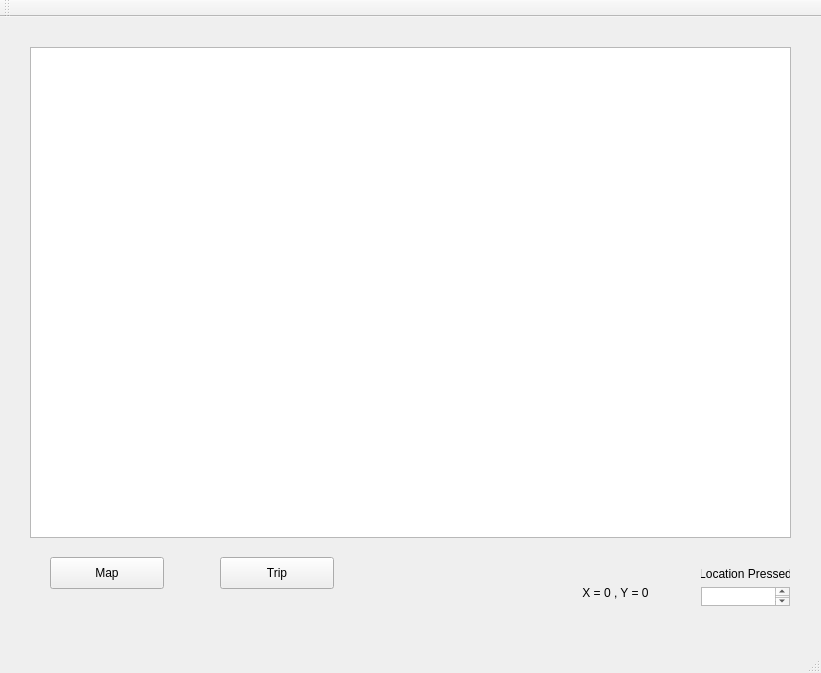
<?xml version="1.0" encoding="UTF-8"?>
<ui version="4.0">
 <class>MainWindow</class>
 <widget class="QMainWindow" name="MainWindow">
  <property name="geometry">
   <rect>
    <x>0</x>
    <y>0</y>
    <width>821</width>
    <height>673</height>
   </rect>
  </property>
  <property name="sizePolicy">
   <sizepolicy hsizetype="Preferred" vsizetype="Preferred">
    <horstretch>0</horstretch>
    <verstretch>0</verstretch>
   </sizepolicy>
  </property>
  <property name="windowTitle">
   <string>MainWindow</string>
  </property>
  <widget class="QWidget" name="centralWidget">
   <widget class="QGraphicsView" name="graphicsView">
    <property name="geometry">
     <rect>
      <x>30</x>
      <y>30</y>
      <width>761</width>
      <height>491</height>
     </rect>
    </property>
   </widget>
   <widget class="QPushButton" name="Map">
    <property name="geometry">
     <rect>
      <x>50</x>
      <y>540</y>
      <width>114</width>
      <height>32</height>
     </rect>
    </property>
    <property name="text">
     <string>Map</string>
    </property>
   </widget>
   <widget class="QPushButton" name="Trip">
    <property name="geometry">
     <rect>
      <x>220</x>
      <y>540</y>
      <width>114</width>
      <height>32</height>
     </rect>
    </property>
    <property name="text">
     <string>Trip</string>
    </property>
   </widget>
   <widget class="mouse_event" name="mouse_area">
    <property name="geometry">
     <rect>
      <x>30</x>
      <y>30</y>
      <width>761</width>
      <height>491</height>
     </rect>
    </property>
    <property name="frameShape">
     <enum>QFrame::NoFrame</enum>
    </property>
    <property name="text">
     <string>&lt;html&gt;&lt;head/&gt;&lt;body&gt;&lt;p&gt;&lt;br/&gt;&lt;/p&gt;&lt;/body&gt;&lt;/html&gt;</string>
    </property>
   </widget>
   <widget class="QLabel" name="current_pos">
    <property name="geometry">
     <rect>
      <x>550</x>
      <y>560</y>
      <width>131</width>
      <height>31</height>
     </rect>
    </property>
    <property name="text">
     <string>X = 0 , Y = 0</string>
    </property>
    <property name="alignment">
     <set>Qt::AlignCenter</set>
    </property>
   </widget>
   <widget class="QWidget" name="layoutWidget">
    <property name="geometry">
     <rect>
      <x>690</x>
      <y>539</y>
      <width>111</width>
      <height>61</height>
     </rect>
    </property>
    <layout class="QGridLayout" name="gridLayout">
     <item row="1" column="0">
      <widget class="QTextBrowser" name="location_pressed"/>
     </item>
     <item row="0" column="0">
      <widget class="QLabel" name="label_4">
       <property name="text">
        <string>Location Pressed</string>
       </property>
       <property name="alignment">
        <set>Qt::AlignCenter</set>
       </property>
      </widget>
     </item>
    </layout>
   </widget>
  </widget>
  <widget class="QMenuBar" name="menuBar">
   <property name="geometry">
    <rect>
     <x>0</x>
     <y>0</y>
     <width>821</width>
     <height>22</height>
    </rect>
   </property>
  </widget>
  <widget class="QToolBar" name="mainToolBar">
   <attribute name="toolBarArea">
    <enum>TopToolBarArea</enum>
   </attribute>
   <attribute name="toolBarBreak">
    <bool>false</bool>
   </attribute>
  </widget>
  <widget class="QStatusBar" name="statusBar"/>
 </widget>
 <layoutdefault spacing="6" margin="11"/>
 <customwidgets>
  <customwidget>
   <class>mouse_event</class>
   <extends>QLabel</extends>
   <header>mouse_event.h</header>
  </customwidget>
 </customwidgets>
 <resources/>
 <connections/>
</ui>
